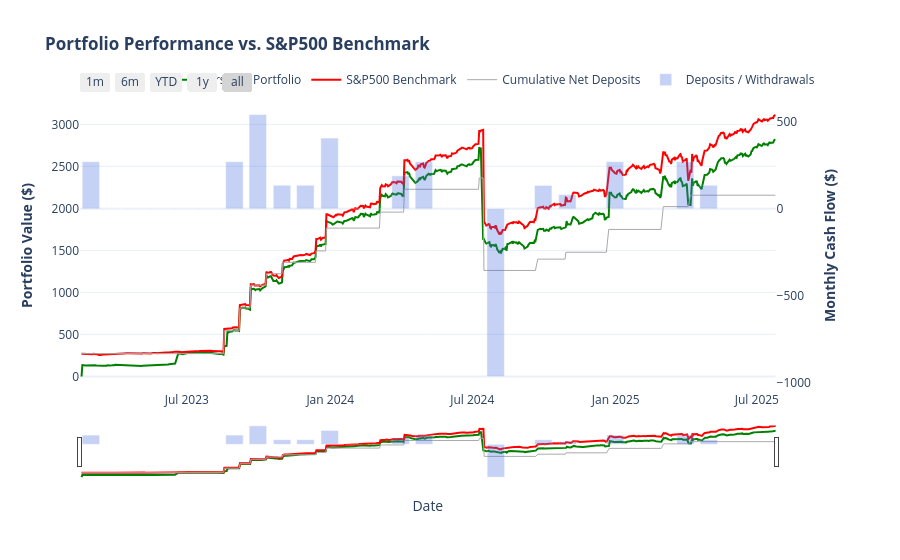

Notebook code cell kept with this figure:
### Code cell
monthly_deposits = cashflows['Deposits']['Net Amt'].resample('ME').sum()
monthly_income = cashflows['Net Income']['Net Amt'].resample('ME').sum()

fig = make_subplots(specs=[[{"secondary_y": True}]])

fig.add_trace(
    go.Scatter(
        x=holdings['Portfolio Value'].index,
        y=holdings['Portfolio Value']['Value'],
        mode='lines',
        name='Personal Portfolio',
        line=dict(color='green', width=2)
    ),
    secondary_y=False,
)

fig.add_trace(
    go.Scatter(
        x=benchmark['VOO performance'].index,
        y=benchmark['VOO performance']['Portfolio Value'],
        mode='lines',
        name='S&P500 Benchmark',
        line=dict(color='red', width=2)
    ),
    secondary_y=False,
)

fig.add_trace(
    go.Scatter(
        x=benchmark['VOO performance'].index,
        y=benchmark['VOO performance']['Cumulative Deposits'],
        mode='lines',
        name='Cumulative Net Deposits',
        line=dict(color='darkgrey', width=1)
    ),
    secondary_y=False,
)

fig.add_trace(
    go.Bar(
        x=monthly_deposits.index,
        y=monthly_deposits,
        name='Deposits / Withdrawals',
        marker_color='royalblue',
        opacity=0.3
    ),
    secondary_y=True,
)

fig.update_layout(
    title_text='<b>Portfolio Performance vs. S&P500 Benchmark</b>',
    template='plotly_white',
    barmode='relative',
    legend=dict(
        orientation="h",
        yanchor="bottom",
        y=1.02,
        xanchor="right",
        x=1
    ),
    xaxis=dict(
        title='Date',
        rangeselector=dict(
            buttons=list([
                dict(count=1, label="1m", step="month", stepmode="backward"),
                dict(count=6, label="6m", step="month", stepmode="backward"),
                dict(count=1, label="YTD", step="year", stepmode="todate"),
                dict(count=1, label="1y", step="year", stepmode="backward"),
                dict(step="all")
            ])
        ),
        rangeslider=dict(visible=True),
        type="date"
    )
)

fig.update_yaxes(title_text="<b>Portfolio Value ($)</b>", secondary_y=False)
fig.update_yaxes(
    title_text="<b>Monthly Cash Flow ($)</b>",
    secondary_y=True,
    showgrid=False,
    layer='below traces'
)

fig.show()

### Figure 1 — Plotly figure (JSON) as saved in the notebook; plotly's stock layout.template omitted (floating-point values rounded to 4 significant figures; data arrays with more than 128 entries replaced by an {"elided": "..."} marker saying what was removed)
{"data": [{"line": {"color": "green", "width": 2}, "mode": "lines", "name": "Personal Portfolio", "type": "scatter", "x": {"elided": "611 str values"}, "xaxis": "x", "y": {"elided": "611 float values"}, "yaxis": "y"}, {"line": {"color": "red", "width": 2}, "mode": "lines", "name": "S&P500 Benchmark", "type": "scatter", "x": {"elided": "611 str values"}, "xaxis": "x", "y": {"elided": "611 float values"}, "yaxis": "y"}, {"line": {"color": "darkgrey", "width": 1}, "mode": "lines", "name": "Cumulative Net Deposits", "type": "scatter", "x": {"elided": "611 str values"}, "xaxis": "x", "y": {"elided": "611 float values"}, "yaxis": "y"}, {"marker": {"color": "royalblue"}, "name": "Deposits / Withdrawals", "opacity": 0.3, "type": "bar", "x": ["2023-02-28T00:00:00", "2023-03-31T00:00:00", "2023-04-30T00:00:00", "2023-05-31T00:00:00", "2023-06-30T00:00:00", "2023-07-31T00:00:00", "2023-08-31T00:00:00", "2023-09-30T00:00:00", "2023-10-31T00:00:00", "2023-11-30T00:00:00", "2023-12-31T00:00:00", "2024-01-31T00:00:00", "2024-02-29T00:00:00", "2024-03-31T00:00:00", "2024-04-30T00:00:00", "2024-05-31T00:00:00", "2024-06-30T00:00:00", "2024-07-31T00:00:00", "2024-08-31T00:00:00", "2024-09-30T00:00:00", "2024-10-31T00:00:00", "2024-11-30T00:00:00", "2024-12-31T00:00:00", "2025-01-31T00:00:00", "2025-02-28T00:00:00", "2025-03-31T00:00:00", "2025-04-30T00:00:00"], "xaxis": "x", "y": [271.6, 0.0, 0.0, 0.0, 0.0, 0.0, 271.6, 543.1, 135.8, 135.8, 407.4, 0.0, 0.0, 190.1, 271.6, 0.0, 0.0, -965.8, 0.0, 135.0, 81.47, 0.0, 271.6, 0.0, 0.0, 271.6, 135.8], "yaxis": "y2"}], "layout": {"barmode": "relative", "legend": {"orientation": "h", "x": 1, "xanchor": "right", "y": 1.02, "yanchor": "bottom"}, "title": {"text": "<b>Portfolio Performance vs. S&P500 Benchmark</b>"}, "xaxis": {"anchor": "y", "domain": [0, 0.94], "rangeselector": {"buttons": [{"count": 1, "label": "1m", "step": "month", "stepmode": "backward"}, {"count": 6, "label": "6m", "step": "month", "stepmode": "backward"}, {"count": 1, "label": "YTD", "step": "year", "stepmode": "todate"}, {"count": 1, "label": "1y", "step": "year", "stepmode": "backward"}, {"step": "all"}]}, "rangeslider": {"visible": true}, "title": {"text": "Date"}, "type": "date"}, "yaxis": {"anchor": "x", "domain": [0, 1], "title": {"text": "<b>Portfolio Value ($)</b>"}}, "yaxis2": {"anchor": "x", "layer": "below traces", "overlaying": "y", "showgrid": false, "side": "right", "title": {"text": "<b>Monthly Cash Flow ($)</b>"}}}}
